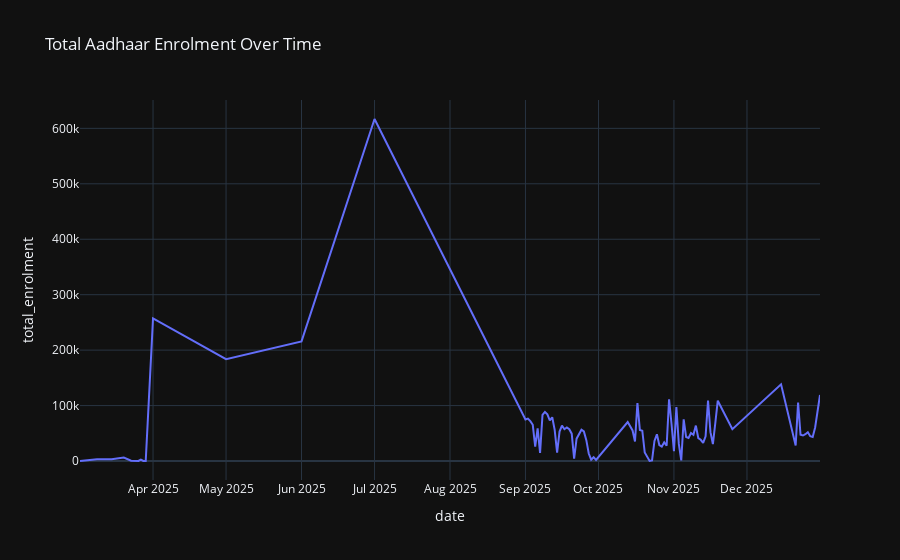

Notebook source saved alongside this figure:
### Code cell
import plotly.express as px
import pandas as pd

df = pd.read_csv("../data/processed/analysis/enrolment_analysis.csv")
df["date"] = pd.to_datetime(df["date"])

# THIS creates daily_enrolment
daily_enrolment = df.groupby("date")["total_enrolment"].sum()

# convert Series → DataFrame
daily_enrolment_df = daily_enrolment.reset_index()
daily_enrolment_df.columns = ["date", "total_enrolment"]

fig = px.line(
    daily_enrolment_df,
    x="date",
    y="total_enrolment",
    title="Total Aadhaar Enrolment Over Time"
)

fig.show()
